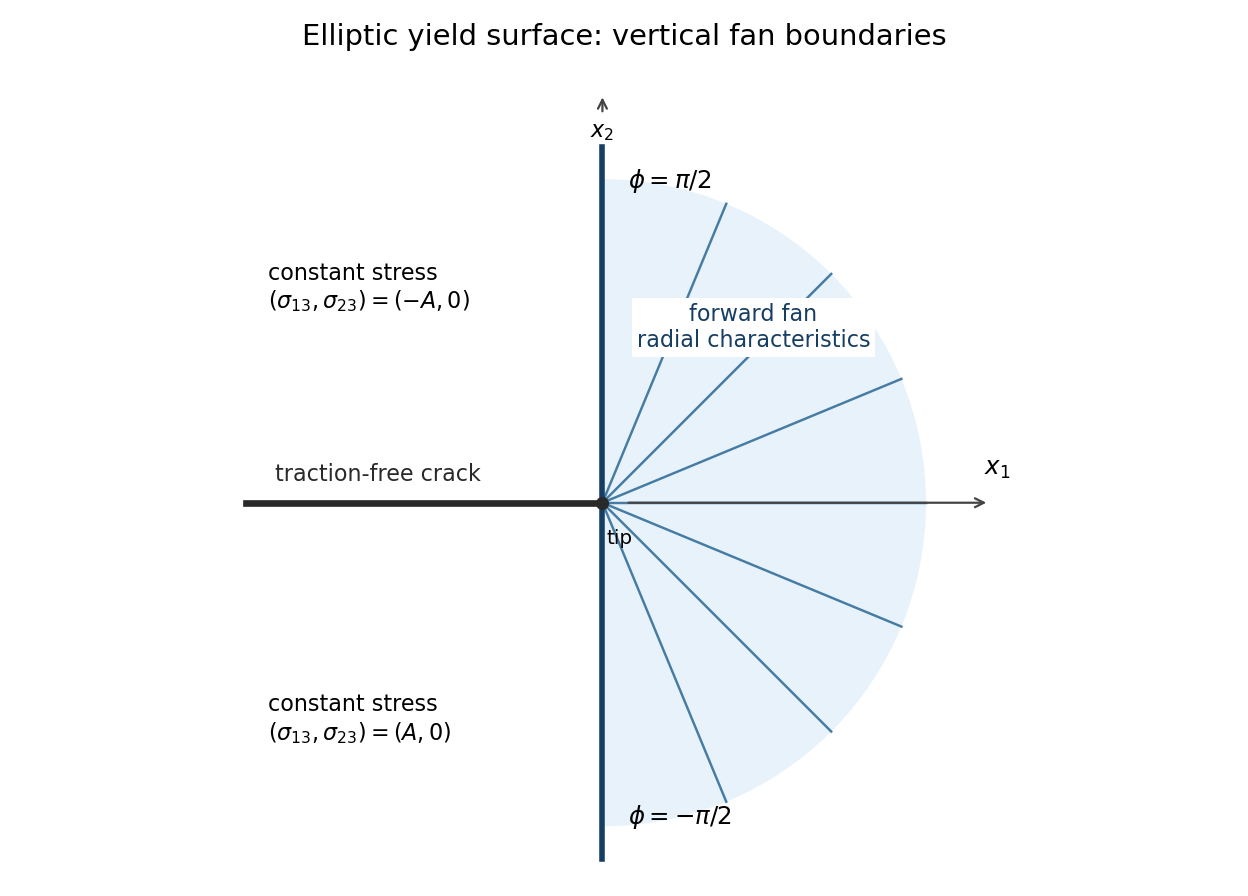

This chart was generated by the following Python code:
"""Original antiplane crack-tip characteristic sketch; Python 3.14.

Run from the desired output directory. Uses root NumPy/Matplotlib dependencies.
"""
from pathlib import Path
import numpy as np
import matplotlib
matplotlib.use('Agg')
import matplotlib.pyplot as plt
from matplotlib.patches import Wedge

fig,ax=plt.subplots(figsize=(7.8,5.6),facecolor='white')
ax.set_facecolor('white')
ax.add_patch(Wedge((0,0),1.5,-90,90,facecolor='#e8f2fb',edgecolor='none'))
for angle in np.linspace(-np.pi/2,np.pi/2,9):
 ax.plot([0,1.5*np.cos(angle)],[0,1.5*np.sin(angle)],color='#467ca4',lw=1.1)
ax.plot([0,0],[-1.65,1.65],color='#163e63',lw=2.5)
ax.plot([-1.65,0],[0,0],color='#292929',lw=3)
ax.scatter([0],[0],s=24,color='#292929',zorder=5)
ax.annotate('',xy=(1.8,0),xytext=(0.1,0),arrowprops={'arrowstyle':'->','color':'#444444'})
ax.text(1.77,.10,r'$x_1$',ha='left',va='bottom',fontsize=11)
ax.annotate(r'$x_2$',xy=(0,1.9),xytext=(0,1.72),arrowprops={'arrowstyle':'->','color':'#444444'},ha='center',va='center')
ax.text(-1.52,.10,'traction-free crack',fontsize=10,color='#292929')
ax.text(-1.55,.9,'constant stress\n'+r'$(\sigma_{13},\sigma_{23})=(-A,0)$',fontsize=10)
ax.text(-1.55,-1.1,'constant stress\n'+r'$(\sigma_{13},\sigma_{23})=(A,0)$',fontsize=10)
ax.text(.7,.72,'forward fan\nradial characteristics',fontsize=10,ha='center',color='#163e63',bbox={'facecolor':'white','edgecolor':'none','pad':2})
ax.text(.12,1.46,r'$\phi=\pi/2$',fontsize=11)
ax.text(.12,-1.49,r'$\phi=-\pi/2$',fontsize=11)
ax.text(.02,-.12,'tip',ha='left',va='top',fontsize=9)
ax.set_xlim(-1.78,1.98);ax.set_ylim(-1.72,2.0);ax.set_aspect('equal');ax.axis('off')
ax.set_title('Elliptic yield surface: vertical fan boundaries',fontsize=13,pad=12)
fig.tight_layout(pad=1.0)
fig.savefig(Path.cwd()/'paper-78-plastic-fan.png',dpi=160,facecolor='white',transparent=False)
plt.close(fig)
